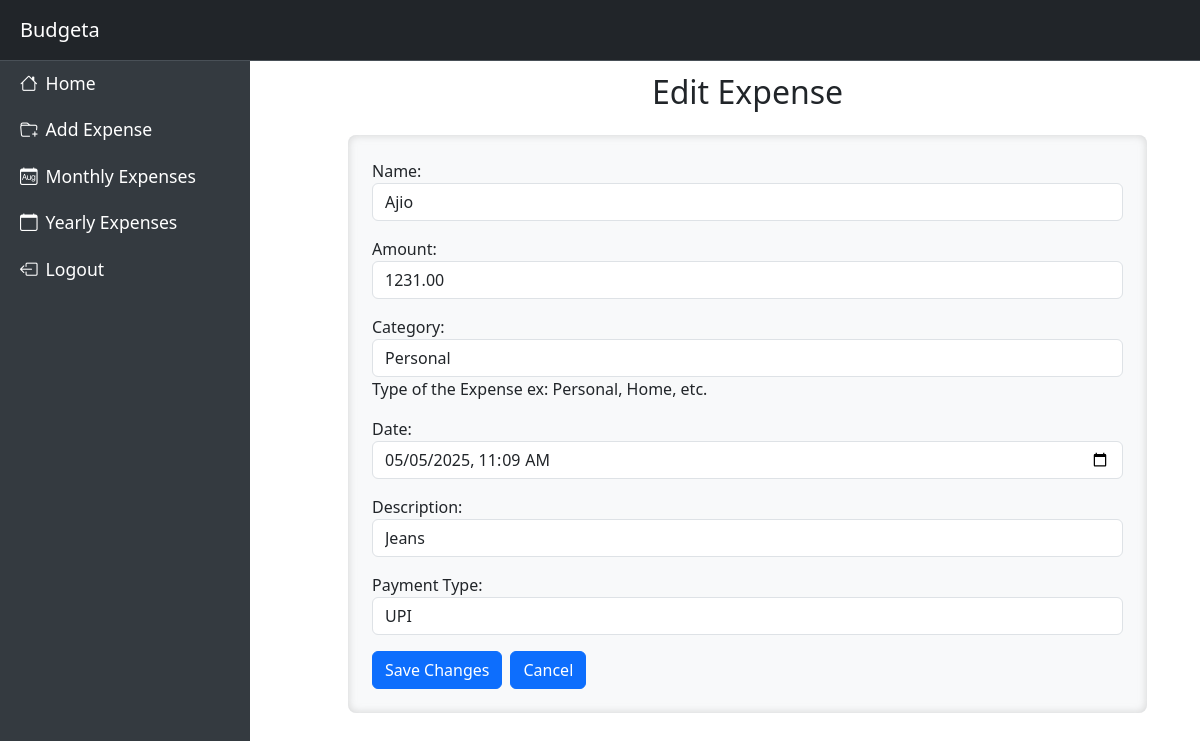
/budget/edit/4/ (signed in), run on an earlier commit of the app's database.
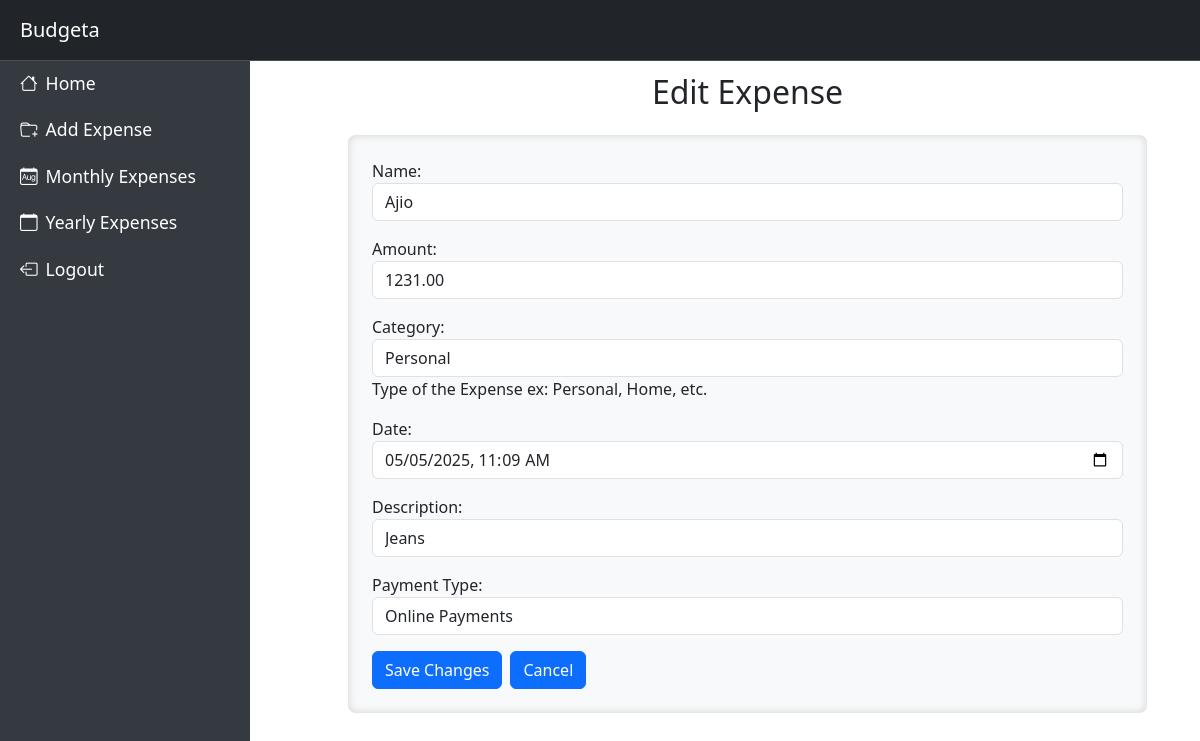
And on a later commit of the database.
### budget/models.py (models this page shows, shortened)
class Expense(models.Model):
    user_id = models.ForeignKey(Users, on_delete=models.CASCADE, null=True, blank=True)
    name = models.CharField(max_length=50)
    amount = models.DecimalField(max_digits=10, decimal_places=2)
    category_choices = (
            ('Personal', 'Personal'),
            ('Home', 'Home'),
            ('Other', 'Other')
        )
    category = models.CharField(max_length=30, help_text=_("Type of the Expense ex: Personal, Home, etc."), choices=category_choices)
    date = models.DateTimeField()
    description = models.TextField(blank=True, null=True)
    paid_choices = {
        "UPI":"UPI",
        "Cash": "Cash",
        "Credit Card": "Credit Card",
        "Online Payments": "Online Payments",
        "Others": "Others"
    }
    paid = models.CharField(max_length=30, verbose_name=_('Payment Type'), choices=paid_choices)
    class Meta:
        ordering = ['-date']

### budget/views.py (the view)
# urls.py: path('edit/<int:expense_id>/', views.edit_expense, name="edit"),
@login_required(login_url="/users/login/")
def edit_expense(request, expense_id):
    expense = get_object_or_404(Expense, id=expense_id, user_id=request.user.id)
    if request.method == "POST":
        form = AddExpenseForm(request.POST, instance=expense)
        if form.is_valid():
            form.save()
            return redirect('index')  # Redirect to expense list page
    else:
        form = AddExpenseForm(instance=expense)
    return render(request, 'home/edit-expense.html', {'form': form})

### templates/home/edit-expense.html (shortened to what this page needs)
{% extends "home/base.html" %}
{% block sidebar %}
    {% include "home/sidebar.html" %}
{% endblock %}
{% block header %}
    {% include "home/header.html" %}
{% endblock %}
{% block content %}
<div class="container px-5">
    <h2  class="m-2 text-center">Edit Expense</h2>
    <form method="post" class="p-4 my-4 bg-body-tertiary rounded-3" style="box-shadow: inset 0 0 8px rgb(153 153 153 / 40%);">
        {{ form.as_p }}
        <div class="d-flex gap-2">
            <button class="btn btn-primary" type="submit">Save Changes</button>
            <button class="btn btn-primary"> <a href="{% url 'index' %}" style="color:white; text-decoration: none;">Cancel</a></button>
        </div>
    </form>
</div>
{% endblock %}

What changed in the data, as far as the page shows it:
changed Expense "Ajio": paid "UPI" → "Online Payments"
